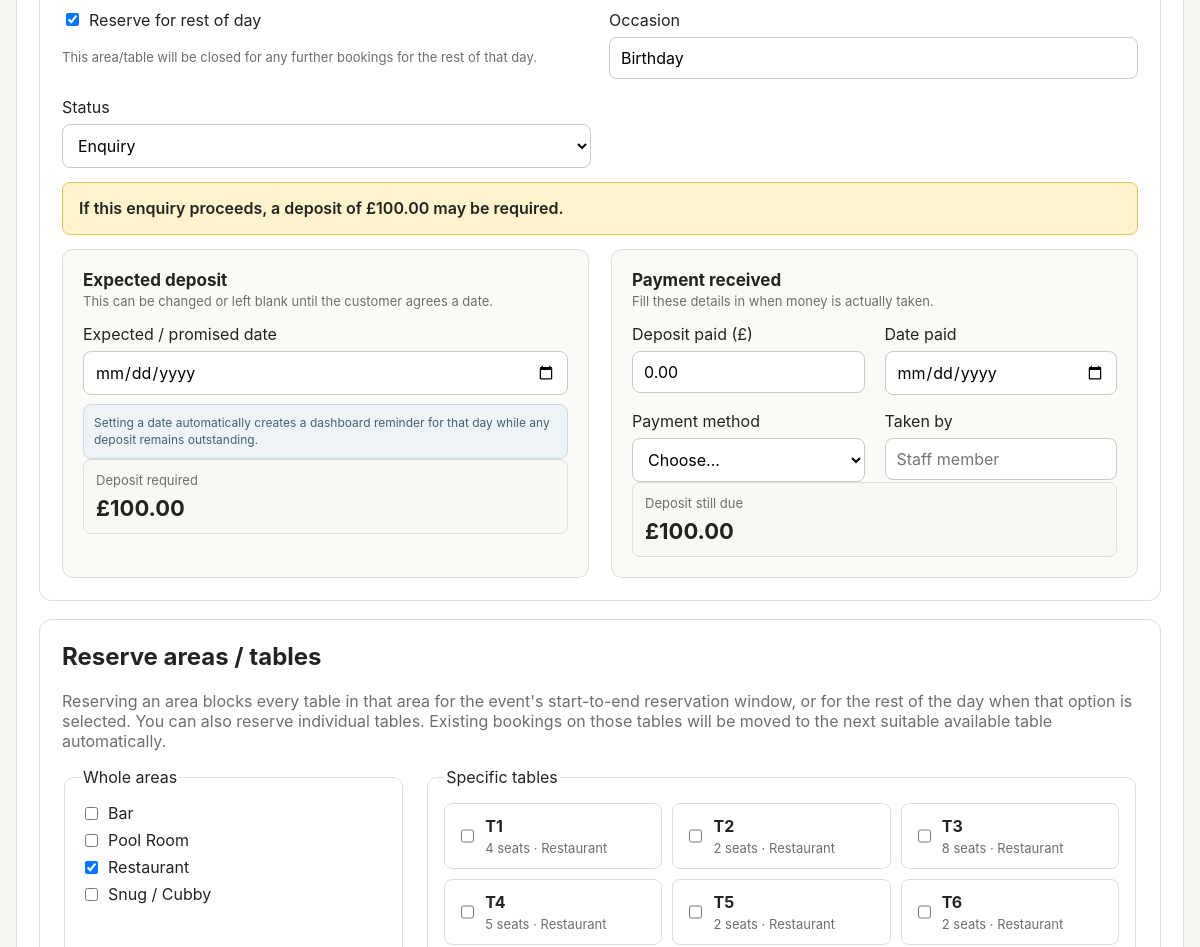
Page /large-parties/1/edit (middle part) on the earlier database version.
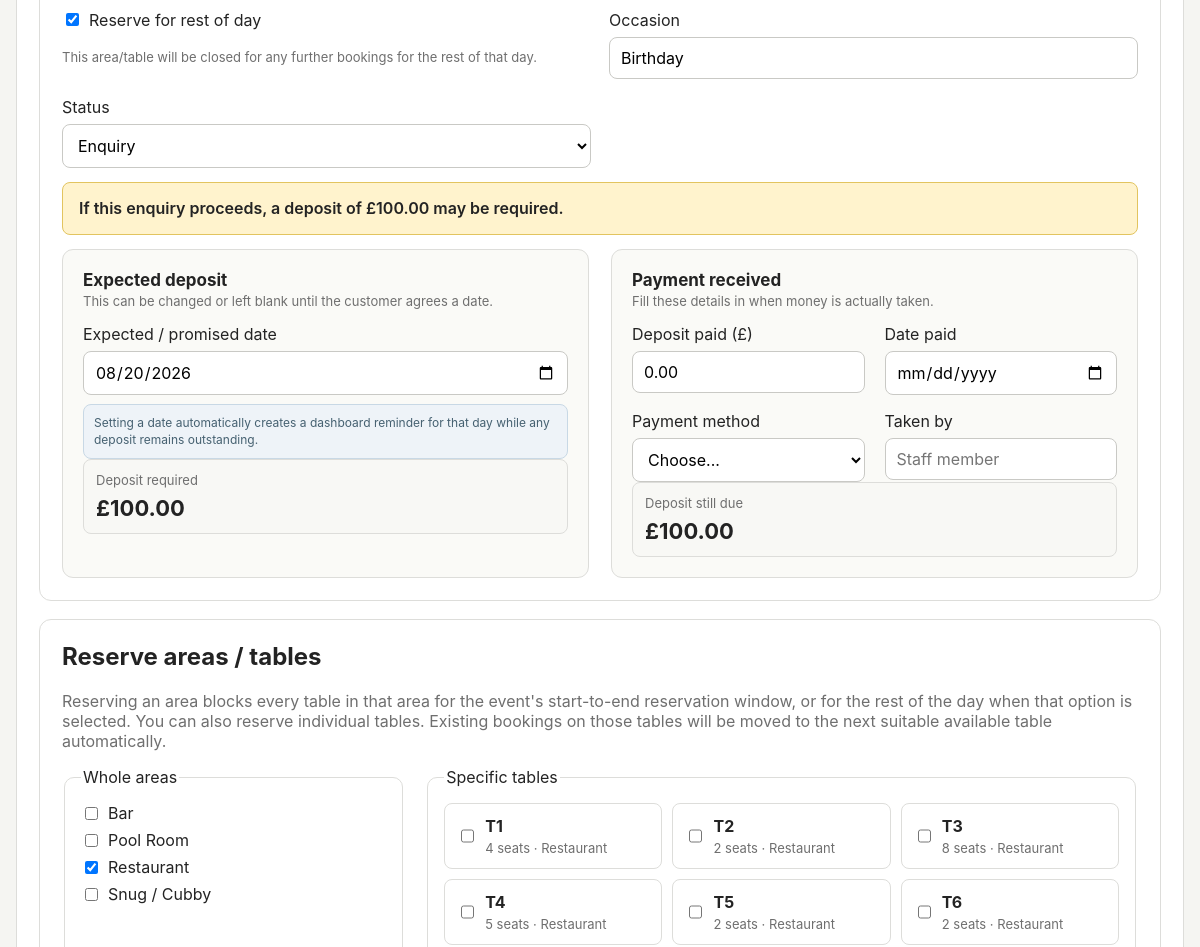
Same page on the later database version.
### app/models.py (models this page shows)
class LargePartyInquiry(db.Model):
    id = db.Column(db.Integer, primary_key=True)
    customer_name = db.Column(db.String(120), nullable=False)
    customer_phone = db.Column(db.String(30), nullable=False, index=True)
    event_date = db.Column(db.Date, index=True)
    event_time = db.Column(db.Time)
    expected_end_time = db.Column(db.Time)
    reserve_for_rest_of_day = db.Column(db.Boolean, nullable=False, default=False)
    party_size = db.Column(db.Integer, nullable=False)
    number_of_children = db.Column(db.Integer, nullable=False, default=0)
    high_chairs_required = db.Column(db.Integer, nullable=False, default=0)
    food_type = db.Column(db.String(30))  # Menu / Buffet / blank
    menu_option_id = db.Column(
        db.Integer,
        db.ForeignKey("large_party_menu_option.id")
    )
    catered_people = db.Column(db.Integer)
    quoted_price_per_head = db.Column(db.Float)
    quoted_food_total = db.Column(db.Float)
    deposit_required_amount = db.Column(db.Float, nullable=False, default=0)
    deposit_paid_amount = db.Column(db.Float, nullable=False, default=0)
    deposit_due_date = db.Column(db.Date)
    deposit_paid_date = db.Column(db.Date)
    deposit_payment_method = db.Column(db.String(20))
    deposit_taken_by = db.Column(db.String(120))
    occasion = db.Column(db.String(120))
    notes = db.Column(db.Text)
    status = db.Column(db.String(40), nullable=False, default="Enquiry")
    created_at = db.Column(db.DateTime, default=datetime.utcnow)
    updated_at = db.Column(
        db.DateTime,
        default=datetime.utcnow,
        onupdate=datetime.utcnow,
    )
    menu_option = db.relationship("LargePartyMenuOption")
    reserved_areas = db.relationship(
        "LargePartyReservedArea",
        back_populates="inquiry",
        cascade="all, delete-orphan"
    )
    reserved_tables = db.relationship(
        "LargePartyReservedTable",
        back_populates="inquiry",
        cascade="all, delete-orphan"
    )
    extra_dishes = db.relationship(
        "InquiryExtraDish",
        back_populates="inquiry",
        cascade="all, delete-orphan"
    )
    reminders = db.relationship(
        "InquiryReminder",
        back_populates="inquiry",
        cascade="all, delete-orphan"
    )
    @property
    def deposit_balance(self):
        return max(
            float(self.deposit_required_amount or 0)
            - float(self.deposit_paid_amount or 0),
            0,
        )
    @property
    def extras_total(self):
        return sum(float(item.total_price or 0) for item in self.extra_dishes)
    @property
    def total_amount(self):
        return round(
            float(self.quoted_food_total or 0) + float(self.extras_total or 0),
            2,
        )
    @property
    def total_remainder(self):
        return max(
            round(
                float(self.total_amount or 0)
                - float(self.deposit_paid_amount or 0),
                2,
            ),
            0,
        )

### app/routes.py (the view)
@main.route("/large-parties/<int:inquiry_id>/edit", methods=["GET", "POST"])
def edit_large_party(inquiry_id):
    inquiry = db.get_or_404(LargePartyInquiry, inquiry_id)
    return large_party_form_handler(inquiry)

### app/models.py (called while the page is built)
    @property
    def total_price(self):
        return round(
            float(self.price_per_head or 0) * int(self.quantity_people or 0),
            2,
        )

### app/routes.py (called while the page is built)
def table_order_clause():
    return (cast(PubTable.number, Integer), PubTable.number)

### app/templates/large_party_form.html (shortened to what the changed rows need)
{% extends "base.html" %}
{% block content %}
<form class="card form-grid" method="post" id="large-party-form">
    <section class="form-section full-width">
        <div class="nested-grid">
            <label class="checkbox-row prominent-checkbox">
                <input type="checkbox"
                       name="reserve_for_rest_of_day"
                       id="reserve-for-rest-of-day"
                       {% if inquiry and inquiry.reserve_for_rest_of_day %}checked{% endif %}>
                Reserve for rest of day
                <span class="field-note">
                    This area/table will be closed for any further bookings for the rest of that day.
                </span>
            </label>
            <label>
                Occasion
                <input name="occasion"
                       value="{{ inquiry.occasion if inquiry and inquiry.occasion else '' }}">
            </label>
            <label>
                Status
                <select name="status">
                    {% for status in ["Enquiry", "Awaiting customer", "Provisional", "Confirmed", "Cancelled"] %}
                        <option value="{{ status }}"
                            {% if inquiry and inquiry.status == status %}selected{% endif %}>
                            {{ status }}
                        </option>
                    {% endfor %}
                </select>
            </label>
        </div>
        <div id="large-deposit-payment-field"
             class="deposit-payment-field large-deposit-panel"
             {% if not inquiry or inquiry.party_size <= 10 %}hidden{% endif %}>
            <div class="deposit-section-grid">
                <div class="deposit-detail-card">
                    <label>
                        Expected / promised date
                        <input type="date"
                               name="deposit_due_date"
                               id="deposit-due-date"
                               value="{% if inquiry and inquiry.deposit_due_date %}{{ inquiry.deposit_due_date.isoformat() }}{% endif %}">
                    </label>
                    <div class="quote-preview">
                        <span class="field-note">Deposit required</span>
                        <strong>
                            {% if inquiry %}
                                £{{ "%.2f"|format(inquiry.deposit_required_amount or 0) }}
                            {% else %}
                                £0.00
                            {% endif %}
                        </strong>
                    </div>
                </div>
                <div class="deposit-detail-card">
                    <div class="nested-grid">
                        <label>
                            Deposit paid (£)
                            <input type="number"
                                   name="deposit_paid_amount"
                                   id="large-deposit-paid"
                                   min="0"
                                   step="0.01"
                                   value="{{ '%.2f'|format(inquiry.deposit_paid_amount or 0) if inquiry else '0.00' }}">
                        </label>
                        <label>
                            Date paid
                            <input type="date"
                                   name="deposit_paid_date"
                                   id="deposit-paid-date"
                                   value="{% if inquiry and inquiry.deposit_paid_date %}{{ inquiry.deposit_paid_date.isoformat() }}{% endif %}">
                        </label>
                    </div>
                    <div class="quote-preview">
                        <span class="field-note">Deposit still due</span>
                        <strong id="deposit-remainder-preview">
                            {% if inquiry %}
                                £{{ "%.2f"|format(inquiry.deposit_balance) }}
                            {% else %}
                                £0.00
                            {% endif %}
                        </strong>
                    </div>
                </div>
            </div>
        </div>
    </section>
    <section class="form-section full-width">
        <h2>Reserve areas / tables</h2>
    </section>
</form>
{% endblock %}

Differences in the rows shown:
changed LargePartyInquiry "Birthday": deposit_due_date (not shown) → "08/20/2026"
